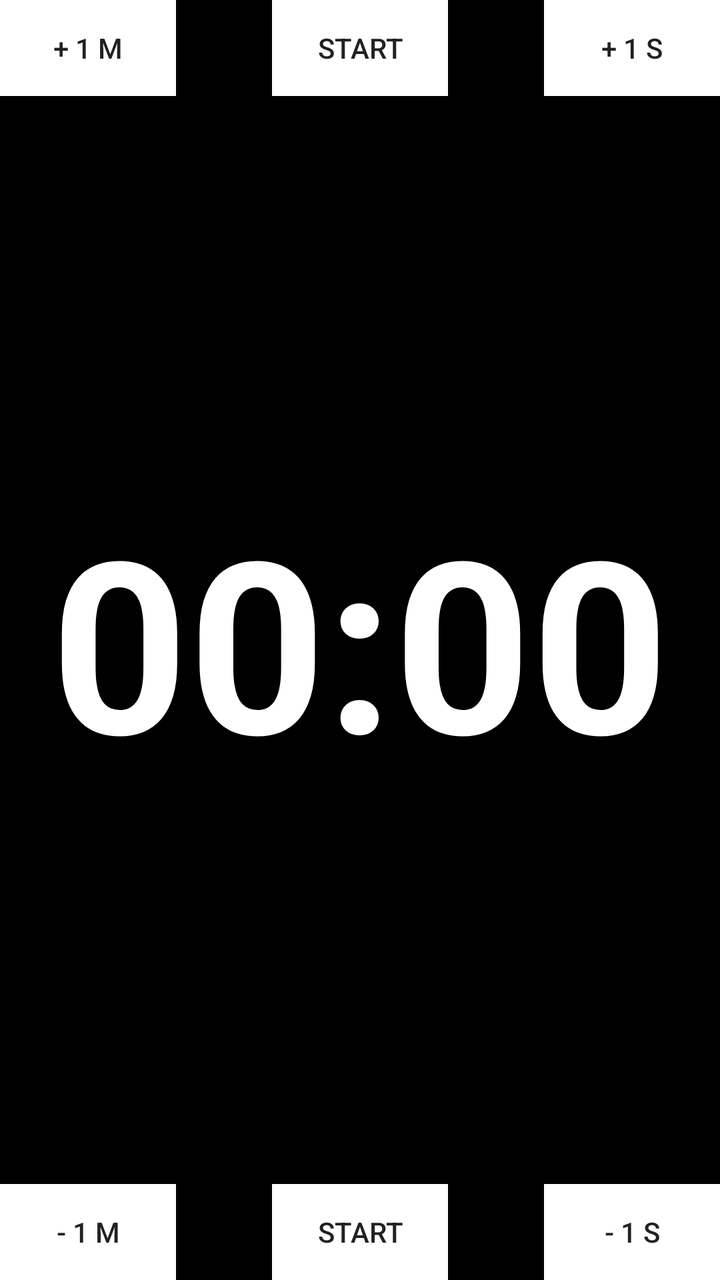
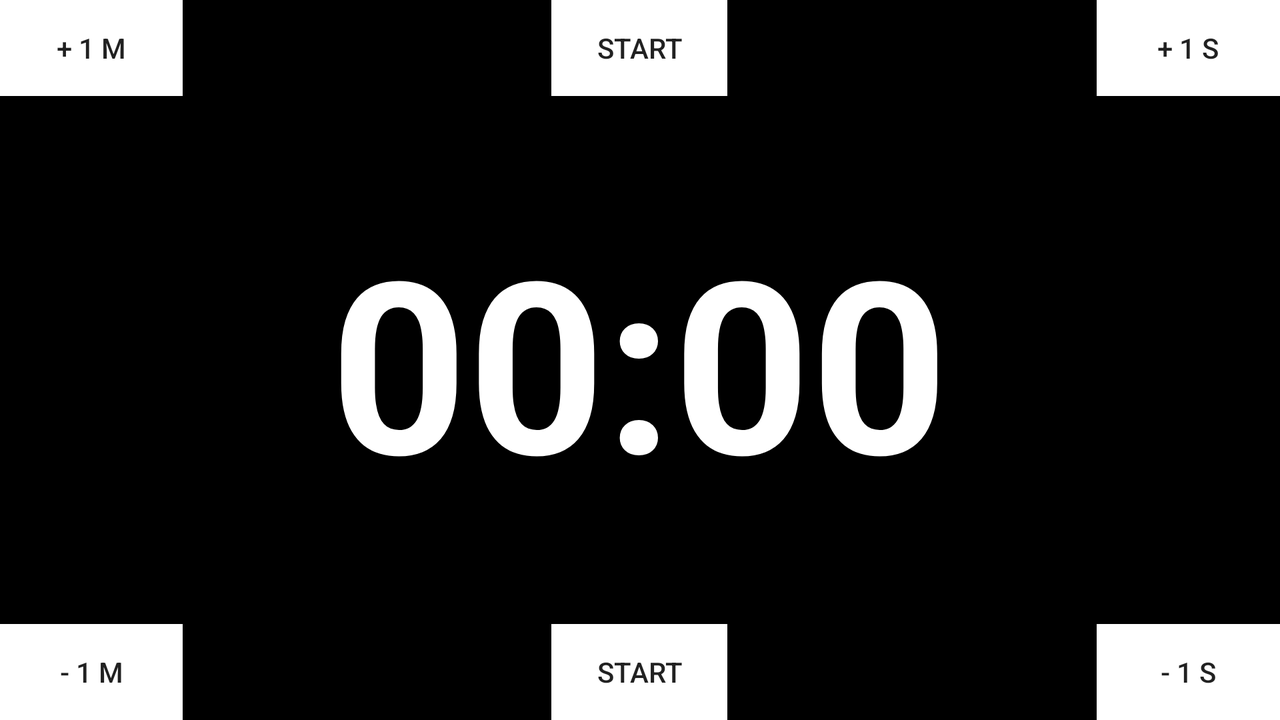

One screen, two layout resources from the same app: the default and the author's alternative for another configuration. Each is rendered where Android would select it; the XML of both is given below.
<!-- AndroidManifest.xml: application theme AppTheme -->
<!-- res/layout/timer.xml -->
<?xml version="1.0" encoding="utf-8"?>
<LinearLayout xmlns:android="http://schemas.android.com/apk/res/android"
    android:layout_width="match_parent"
    android:layout_height="match_parent"
    android:orientation="vertical" 
    android:background="#000000">

    <RelativeLayout
        android:layout_width="match_parent"
        android:layout_height="0dp"
        android:layout_weight="1" >
          
          <Button
            android:id="@+id/button_start_stop"
            android:layout_width="wrap_content"
            android:layout_height="wrap_content"
            android:layout_alignParentTop="true"
            android:layout_centerHorizontal="true"
            android:text="Start" 
            android:background="#FFFFFF"/>

		<Button
		    android:id="@+id/button_plus_min"
		    android:layout_width="wrap_content"
		    android:layout_height="wrap_content"
		    android:layout_alignParentLeft="true"
		    android:layout_alignParentTop="true"
		    android:text="+ 1 M" 
		    android:background="#FFFFFF"/>

		<Button
		    android:id="@+id/button_plus_sec"
		    android:layout_width="wrap_content"
		    android:layout_height="wrap_content"
		    android:layout_alignParentRight="true"
		    android:layout_alignParentTop="true"
		    android:text="+ 1 S" 
		    android:background="#FFFFFF"/>

    </RelativeLayout>

    <RelativeLayout
         android:layout_width="match_parent"
        android:layout_height="0dp"
        android:layout_weight="5" > 

        <TextView
            android:id="@+id/textView1"
            android:layout_width="wrap_content"
            android:layout_height="wrap_content"
            android:layout_centerHorizontal="true"
            android:layout_centerVertical="true"
            android:text="00:00"
            android:textStyle="bold"
            android:textAppearance="?android:attr/textAppearanceLarge"
            android:textSize="120sp"
            android:textColor="#FFFFFF" />

    </RelativeLayout>

    <RelativeLayout
        android:layout_width="match_parent"
        android:layout_height="0dp"
        android:layout_weight="1" >

        <Button
            android:id="@+id/button_start_stop2"
            android:layout_width="wrap_content"
            android:layout_height="wrap_content"
            android:layout_alignParentBottom="true"
            android:layout_centerHorizontal="true"
            android:text="Start" 
            android:background="#FFFFFF"/>

        <Button
            android:id="@+id/button_minus_sec"
            android:layout_width="wrap_content"
            android:layout_height="wrap_content"
            android:layout_alignParentBottom="true"
            android:layout_alignParentRight="true"
            android:text="- 1 S" 
            android:background="#FFFFFF"/>

        <Button
            android:id="@+id/button_minus_min"
            android:layout_width="wrap_content"
            android:layout_height="wrap_content"
            android:layout_alignParentBottom="true"
            android:layout_alignParentLeft="true"
            android:text="- 1 M" 
            android:background="#FFFFFF"/>

    </RelativeLayout>

</LinearLayout>
<!-- resources referenced by this layout -->
<resources>

</resources>
<!-- res/layout-land/timer.xml (the author's variant of the layout above) -->
<!-- drawn on the phone turned sideways -->
<?xml version="1.0" encoding="utf-8"?>
<LinearLayout xmlns:android="http://schemas.android.com/apk/res/android"
    android:layout_width="match_parent"
    android:layout_height="match_parent"
    android:orientation="horizontal" 
    android:background="#000000">

    <RelativeLayout
        android:layout_width="0dp"
        android:layout_height="match_parent"
        android:layout_weight="1" >

        <Button
            android:id="@+id/button_minus_min"
            android:layout_width="wrap_content"
            android:layout_height="wrap_content"
            android:layout_alignParentBottom="true"
            android:layout_alignParentLeft="true"
            android:layout_alignParentRight="true"
            android:text="- 1 M" 
            android:background="#FFFFFF"/>

        <Button
            android:id="@+id/button_plus_min"
            android:layout_width="wrap_content"
            android:layout_height="wrap_content"
            android:layout_alignParentLeft="true"
            android:layout_alignParentRight="true"
            android:layout_alignParentTop="true"
            android:text="+ 1 M" 
            android:background="#FFFFFF"/>

    </RelativeLayout>

    <RelativeLayout
        android:layout_width="0dp"
        android:layout_height="match_parent"
        android:layout_weight="5" >

        <Button
            android:id="@+id/button_start_stop"
            android:layout_width="wrap_content"
            android:layout_height="wrap_content"
            android:layout_alignParentTop="true"
            android:layout_centerHorizontal="true"
            android:text="Start" 
            android:background="#FFFFFF"/>

        <Button
            android:id="@+id/button_start_stop2"
            android:layout_width="wrap_content"
            android:layout_height="wrap_content"
            android:layout_centerHorizontal="true"
            android:layout_alignParentBottom="true"
            android:text="Start" 
            android:background="#FFFFFF"/>

        <TextView
            android:id="@+id/textView1"
            android:layout_width="wrap_content"
            android:layout_height="wrap_content"
            android:layout_centerHorizontal="true"
            android:layout_centerVertical="true"
            android:text="00:00"
            android:textStyle="bold"
            android:textSize="120sp"
            android:textColor="#FFFFFF" />

    </RelativeLayout>

    <RelativeLayout
        android:layout_width="0dp"
        android:layout_height="match_parent"
        android:layout_weight="1" >

        <Button
            android:id="@+id/button_plus_sec"
            android:layout_width="wrap_content"
            android:layout_height="wrap_content"
            android:layout_alignParentLeft="true"
            android:layout_alignParentRight="true"
            android:layout_alignParentTop="true"
            android:text="+ 1 S" 
            android:background="#FFFFFF"/>

        <Button
            android:id="@+id/button_minus_sec"
            android:layout_width="wrap_content"
            android:layout_height="wrap_content"
            android:layout_alignParentBottom="true"
            android:layout_alignParentLeft="true"
            android:layout_alignParentRight="true"
            android:text="- 1 S" 
            android:background="#FFFFFF"/>

    </RelativeLayout>

</LinearLayout>
